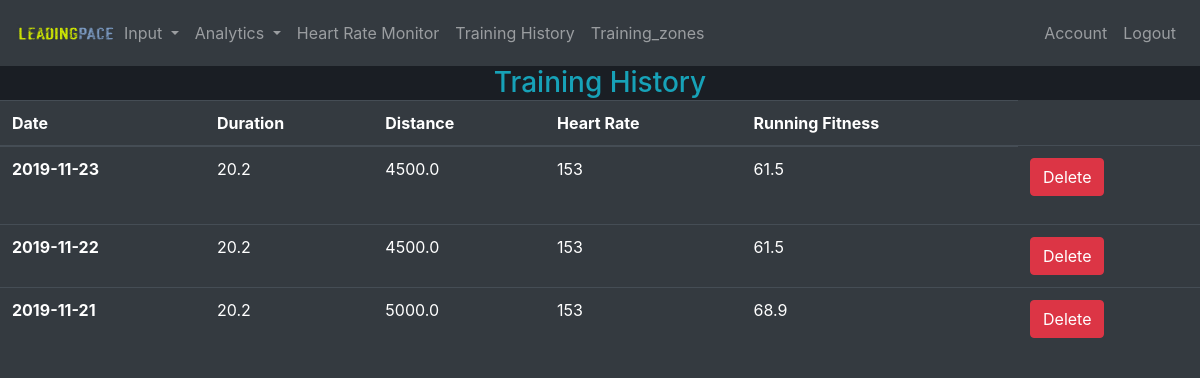
Page /training_history/costas (signed in) on the committed database.
### webapp/models.py (models this page shows, shortened)
class Post(db.Model):
    id= db.Column(db.Integer, primary_key=True)
    date=db.Column(db.String(20),nullable=False)
    duration=db.Column(db.Float,nullable=False)
    distance=db.Column(db.Float,nullable=False)
    Heart_rate=db.Column(db.Integer,nullable=False)
    up=db.Column(db.Integer,nullable=False)
    down=db.Column(db.Integer,nullable=False)
    running_index=db.Column(db.Float,nullable=False)
    tss=db.Column(db.Float,nullable=False)
    trimp=db.Column(db.Float)
    user_id=db.Column(db.Integer,db.ForeignKey('user.id'),nullable=False)

### webapp/routes.py (the view)
@app.route("/training_history/<username>",methods=["GET","POST"])
@login_required
def training_history(username):
    user=User.query.filter_by(username=username).first()
    if user != current_user:
        abort(403)
    table=Post.query.filter_by(athlete=current_user).order_by(Post.date.desc())
    return render_template('training_history.html',table=table)

### webapp/models.py (called while the page is built)
@login_manager.user_loader
def load_user(user_id):
    return User.query.get(int(user_id))

### webapp/templates/training_history.html (shortened to what this page needs)
{% extends "layout.html" %}
{% block content %}
<h3 class="text-info text-center" style="background-color:#1a1e24;">Training History</divstyle="background-color:#1a1e24;">
    <table class="table table-dark">
    <thead>
      <tr>
        <th scope="col">Date</th>
        <th scope="col">Duration</th>
        <th scope="col">Distance</th>
        <th scope="col">Heart Rate</th>
        <th scope="col">Running Fitness</th>
      </tr>
    </thead>
    <tbody>
      {% for dat in table %}
      <tr>
        <th scope="row">{{dat.date}}</th>
        <td>{{dat.duration}}</td>
        <td>{{dat.distance}}</td>
        <td>{{dat.Heart_rate}}</td>
        <td>{{dat.running_index}}</td>
        <td>
          <form method="POST" action="{{url_for('delete_activity',activity_id=dat.id,username=current_user.username)}}">
          <button class="btn btn-danger" type="submit" value="Delete" >Delete</button
          </form>
        </td>
      </tr>
      {% endfor %}
    </tbody>
{% endblock content %}

### rows in the picture
Post: date "2019-11-23", duration "20.2", distance "4500.0", Heart_rate "153", running_index "61.5"
Post: date "2019-11-22", duration "20.2", distance "4500.0", Heart_rate "153", running_index "61.5"
Post: date "2019-11-21", duration "20.2", distance "5000.0", Heart_rate "153", running_index "68.9"
